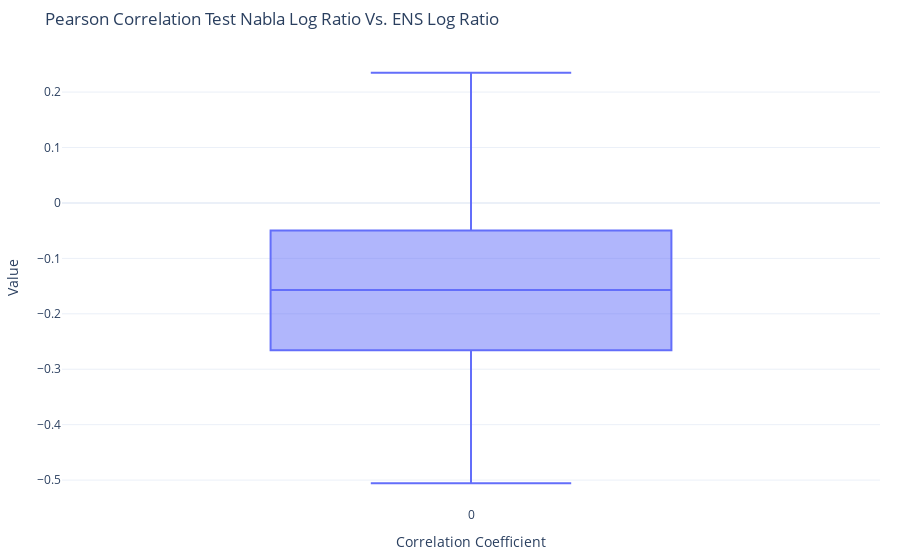

Write notebook code for a chart like this one.
### Code cell
correlation_list1 = []
p_value_list1 = []
for gene, lists in gene_data_dict.items():
    nabla_log_ratio_list, ens_log_ratio_list = remove_outliers_iqr(lists['nabla_log_ratio'], lists['ens_log_ratio'])
    #Add the correlation factor in the list
    cor, p_value = scipy.stats.pearsonr(np.abs(list(ens_log_ratio_list)), np.abs(list(nabla_log_ratio_list)))
    correlation_list1.append(cor)
    p_value_list1.append(p_value)

fig1 = px.box(correlation_list1, title= 'Pearson Correlation Test Nabla Log Ratio Vs. ENS Log Ratio')
# Update layout with labels and title
fig1.update_layout(
    template='plotly_white',
    margin=dict(l=20, r=20, t=50, b=20),
    autosize=True,
    yaxis_title_font={'size': 20},  
    xaxis_title_font={'size': 20}, 
    xaxis_title='Correlation Coefficient',
    yaxis_title='Value',
    width=None
)
fig1.show()
# fig1.write_image('nabla_ens_cc.pdf')

### Figure 1 — Plotly figure (JSON) as saved in the notebook; plotly's stock layout.template omitted (floating-point values rounded to 4 significant figures)
{"data": [{"alignmentgroup": "True", "hovertemplate": "variable=%{x}<br>value=%{y}<extra></extra>", "legendgroup": "", "marker": {"color": "#636efa"}, "name": "", "notched": false, "offsetgroup": "", "orientation": "v", "showlegend": false, "type": "box", "x": ["0", "0", "0", "0", "0", "0", "0", "0", "0", "0", "0", "0", "0", "0", "0", "0", "0", "0", "0", "0", "0", "0", "0", "0", "0", "0", "0", "0", "0", "0", "0", "0", "0", "0", "0", "0", "0", "0", "0", "0", "0", "0", "0", "0", "0", "0", "0", "0", "0", "0", "0", "0", "0", "0", "0", "0", "0", "0", "0", "0", "0", "0", "0", "0", "0", "0", "0", "0", "0", "0", "0", "0", "0", "0", "0", "0", "0", "0", "0", "0", "0", "0", "0", "0", "0", "0", "0", "0", "0", "0", "0", "0", "0", "0", "0", "0", "0", "0", "0", "0", "0", "0", "0", "0", "0", "0", "0", "0", "0", "0", "0", "0", "0", "0", "0", "0", "0", "0", "0", "0", "0", "0", "0", "0", "0", "0", "0"], "x0": " ", "xaxis": "x", "y": [-0.2668, -0.02626, -0.1347, -0.2037, 0.1014, -0.04298, -0.3078, -0.1935, -0.219, 0.2186, -0.1091, -0.0695, -0.426, -0.2553, -0.1781, -0.3467, 0.03278, -0.2992, -0.1313, -0.1859, -0.137, -0.03109, -0.03361, -0.0522, -0.3004, -0.247, -0.331, -0.273, 0.07306, 0.2133, 0.05645, -0.176, -0.2942, -0.08778, -0.1778, -0.1069, -0.2854, -0.2572, -0.2407, -0.05624, -0.1186, -0.04432, -0.04427, -0.1958, 0.001538, 0.1031, -0.152, -0.3545, -0.3785, -0.1306, -0.278, -0.09624, -0.1648, -0.2853, -0.4105, -0.1708, -0.4486, -0.1573, -0.3195, -0.1958, -0.293, -0.01106, -0.143, -0.1798, -0.07091, -0.4534, -0.04731, -0.1401, 0.1959, -0.2086, -0.1857, -0.01106, -0.3767, -0.0932, -0.133, 0.06939, -0.3052, -0.3435, -0.2099, -0.2464, -0.05409, -0.3562, -0.05156, 0.2348, -0.5056, -0.3184, -0.0563, -0.1691, -0.06247, 0.0203, 0.05379, -0.06203, -0.3253, 0.1052, -0.2431, 0.2226, 0.03311, -0.1922, -0.3894, -0.1385, 0.05172, 0.05599, 0.1359, -0.1559, -0.1059, -0.1809, -0.07275, -0.04317, -0.262, -0.2041, -0.2608, -0.07144, -0.1853, 0.008547, -0.2223, -0.2854, -0.2725, -0.306, -0.3841, 0.02111, -0.1556, -0.04887, -0.3084, -0.214, -0.1736, -0.108, -0.0901], "y0": " ", "yaxis": "y"}], "layout": {"autosize": true, "boxmode": "group", "legend": {"tracegroupgap": 0}, "margin": {"b": 20, "l": 20, "r": 20, "t": 50}, "title": {"text": "Pearson Correlation Test Nabla Log Ratio Vs. ENS Log Ratio"}, "xaxis": {"anchor": "y", "domain": [0, 1], "title": {"text": "Correlation Coefficient"}}, "yaxis": {"anchor": "x", "domain": [0, 1], "title": {"text": "Value"}}}}
